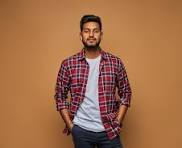
#> input picture d.jfif, 182 x 148 px, found by its file name
$ jupyter execute --allow-errors python-code.ipynb
#> lines starting #> are read from the running program, lines starting #| are printed output that depends on the picture; after the words box and inside, x2 and y2 are one past the last pixel; in counts of white or black regions, pixels touching at a corner belong together
[cell 1]
import cv2 as cv
import matplotlib.pyplot as plt

img = cv.imread('images/ks.jfif')


#> (the rest of this cell did not finish here and is left out)

#> (a cell that did not finish here is left out)

[cell 3]
image = img
#> (the rest of this cell did not finish here and is left out)

#> (a cell that did not finish here is left out)

#> (a cell that did not finish here is left out)

[cell 6]
edges = cv.Canny(img,100,200)
#> (the rest of this cell did not finish here and is left out)

#> (a cell that did not finish here is left out)

[cell 8]
imgs = cv.imread('images/d.jfif')
#> imgs is the input picture: shape (148, 182, 3); mean B, G, R 73.6, 109.7, 162.1

[cell 9]
gray = cv.cvtColor(imgs, cv.COLOR_BGR2GRAY)
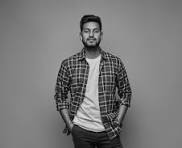
#> gray: shape (148, 182); min 1, max 229, mean 121.3

[cell 10]
face_cascade = cv.CascadeClassifier('haarcascade_frontalface_alt2.xml')

# Detect faces
faces = face_cascade.detectMultiScale(gray, 1.1, 4)
#> faces = [[79, 21, 24, 24]]

[cell 11]
for (x, y, w, h) in faces:
    cv.rectangle(imgs, (x, y), (x+w, y+h), (0, 0, 255), 2)
    faces = imgs[y:y + h, x:x + w]
    cv.imshow("face",faces)
    cv.imwrite('face.jpg', faces)
#> this loop made 1 pass
#> pass 1, `faces = imgs[y:y + h, x:x + w]`:
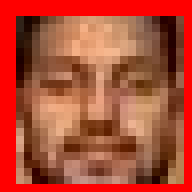
#> faces: shape (24, 24, 3) (shown 8 times larger); mean B, G, R 52.1, 74.3, 176.4
#> after the loop:
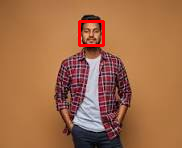
#> imgs: shape (148, 182, 3); 1.05% of pixels changed, all inside (x1, y1, x2, y2) = (78, 20, 105, 47)

[cell 12]
RGB_img = cv.cvtColor(imgs, cv.COLOR_BGR2RGB)
plt.title('detcted.jpg'),plt.imshow(RGB_img)

[cell 13]
cv.imwrite('detcted.jpg', imgs)
cv.imshow('img', imgs)
cv.waitKey()
#> Out = 27

[cell 14]
result = cv.imread('face.jpg')
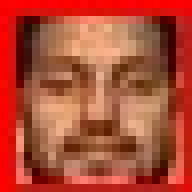
#> result: shape (24, 24, 3) (shown 8 times larger); mean B, G, R 53.2, 75, 176

plt.title('detcted.jpg'),plt.imshow(RGB_img)
